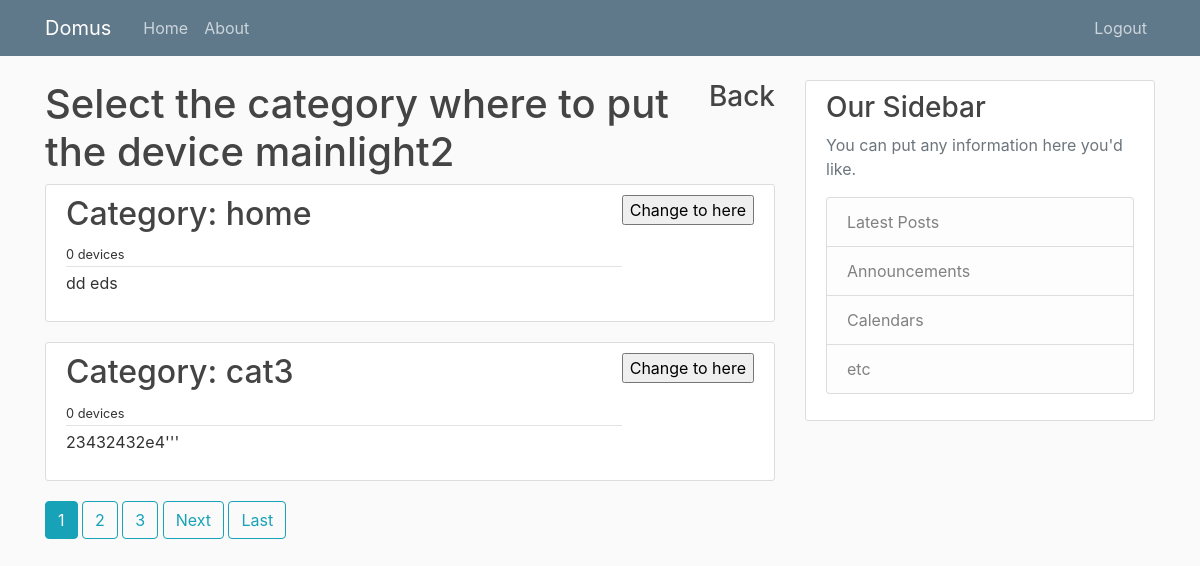
The app's page /category/4/device/35/changecategory/4/ (signed in) with its own data.
### devices/models.py (models this page shows, shortened)
class Device(models.Model):
    deviceID = models.CharField(max_length=50, unique = True)
    Devtype = models.ForeignKey(DeviceType,on_delete=models.CASCADE, default=DeviceType.objects.all().first())
    name = models.CharField(max_length=50)
    description = models.CharField(max_length=250)
    ip_adress = models.CharField(max_length=15)
    port = models.IntegerField()

class Category(models.Model):
    description = models.CharField(max_length=250)
    name = models.CharField(max_length=30)
    owner = models.ForeignKey(User,on_delete=models.CASCADE)
    devices = models.ManyToManyField(Device)

### devices/views.py (the view, shortened to what this page needs)
# urls.py: path('category/<int:catpk>/device/<int:pk>/changecategory/<int:oldcatpk>/',ChangeCategoryView.as_view(),name='changecategory'),
class ChangeCategoryView(SuccessMessageMixin,LoginRequiredMixin,UserPassesTestMixin,ListView):
    model = Category
    template_name = 'devices/change_category.html'
    context_object_name = 'categories'
    paginate_by = 2
    success_message = 'Device category successfully updated'
    def test_func(self):
        dev = get_object_or_404(Device, id=self.kwargs.get('pk'))
        cat = get_object_or_404(Category, id=self.kwargs.get('catpk'), devices=dev)
        if(cat.owner == self.request.user):
            return True
        return False
    def get_context_data(self, **kwargs):
        context = super().get_context_data(**kwargs)
        dev = get_object_or_404(Device, id=self.kwargs.get('pk'))
        cat = get_object_or_404(Category, id=self.kwargs.get('catpk'))
        oldcat = get_object_or_404(Category, id=self.kwargs.get('oldcatpk'))
        context['dev'] = dev
        context['cat'] = cat
        context['oldcat'] = oldcat
        return context

### devices/templates/devices/change_category.html (shortened to what this page needs)
{% extends "devices/paginable.html" %}
{% block content %}
    <div class="float-right"> <a href="{% url 'category' cat.id %}"><h3>Back</h3></a></div>
    <h1>Select the category where to put the device {{ dev.name }}</h1>
    {% for c in categories %}
        <article class="media content-section">
            <div class="media-body">
                <div class="article-metadata">
                <a href=" {% url 'category' cat.id %}"><h2>Category: {{ c.name }}</h2></a>
                <small>{{ c.devices.count }} devices</small>
                </div>
                <p class="article-content">{{ c.description }}</p>
            </div>
            <div>
                <form action="{% url 'changecategory' c.id dev.id oldcat.id %}" method="POST">
                    <input type="submit" name="Change" value="Change to here" />
                </form>
            </div>
        </article>
    {% endfor %}
{% endblock content %}

### devices/static/devices/main.css (style rules this page uses)
body { background: #fafafa; color: #333333; margin-top: 5rem; }
h1, h2, h3, h4, h5, h6 { color: #444444; }
.content-section { background: #ffffff; padding: 10px 20px; border: 1px solid #dddddd; border-radius: 3px; margin-bottom: 20px; }
.article-content { white-space: pre-line; }
.article-metadata { padding-bottom: 1px; margin-bottom: 4px; border-bottom: 1px solid #e3e3e3 }

### records on screen
Device: name "mainlight2"
Category: name "home", devices.count "0", description "dd eds"
Category: name "cat3", devices.count "0", description "23432432e4'''"

### other values on screen
{{ num }} "1"
{{ num }} "2" "3"
